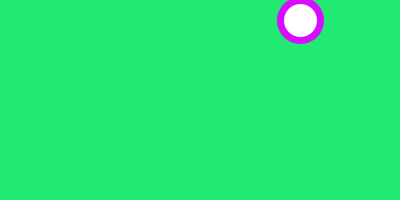
Frame 1 (no input)
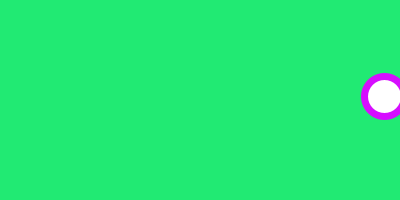
Frame 60 (the mouse pressed at the canvas centre just before this capture)
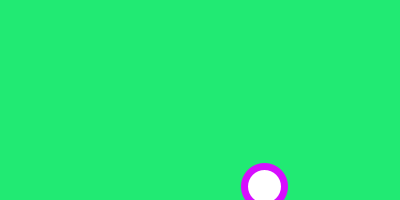
Frame 120 (the mouse held since frame 60 and released just before this capture)

The Processing sketch that drew these frames (run headless with seeded random() and noise(); from frame 60 on, the mouse is pressed at the canvas centre):

// Processing sketch: sketch_bouncing_000
// ── sketch_bouncing_000.pde
/*

 Parto con un copy/paste de
 http://funprogramming.org/15-Ball-bouncing-at-the-window-borders.html
 
 */


float circle_x = 300;
float circle_y = 20;
float move_x = 2;
float move_y = -2;

void setup() {
  size(400, 200);
  stroke(#D60DFF);
  strokeWeight(7);
}
void draw() {
  background(#21EA73);
  ellipse(circle_x, circle_y, 40, 40);
  circle_x = circle_x + move_x;
  circle_y = circle_y + move_y;

  if (circle_x > width) {
    circle_x = width;
    move_x = -move_x;
    println("too far right");
  }
  if (circle_y > height) {
    circle_y = height;
    move_y = -move_y;
    println("too far bottom");
  }
  if (circle_x < 0) {
    circle_x = 0;
    move_x = -move_x;
    println("too far left");
  }
  if (circle_y < 0) {
    circle_y = 0;
    move_y = -move_y;
    println("too far top");
  }
}
